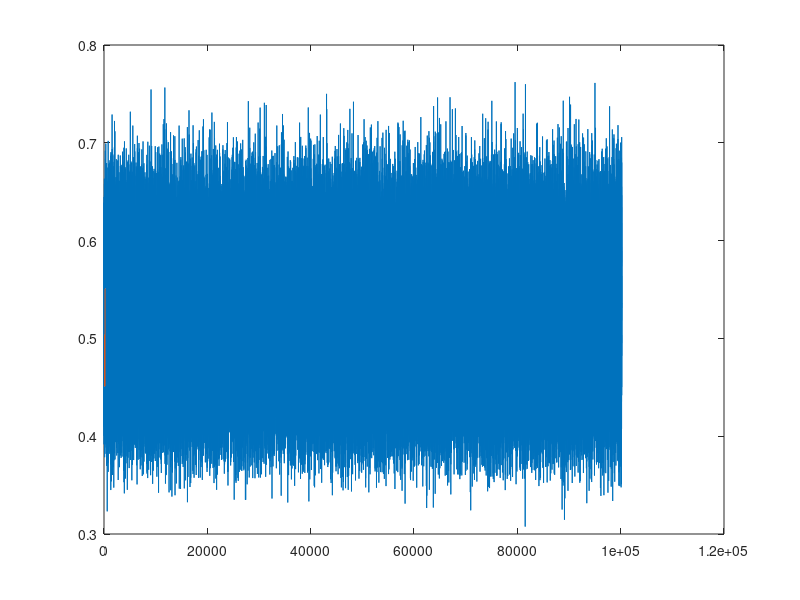

Recreate this plot in MATLAB.
rho_a = 0.7;rho_b = 0.6;rho_c = 0.8;

%%
nd = 32;
U  = orth(randn(nd,nd));
la = diag(exp(-rho_a*(0:nd-1)));   
Sa = U*la*U';
la = svd(Sa);
ga=la(1)/sum(la);

lb = diag(exp(-rho_b*(0:nd-1)));
Sb = U*lb*U';
lb = svd(Sb);
gb=lb(1)/sum(lb);

lc = diag(exp(-rho_c*(0:nd-1)));
Sc = U*lc*U';
lc = svd(Sc);
gc=lc(1)/sum(lc);
%% generate three 3 sessions of data
df = 32;
Gs = [];
for i=1:100000
    S = wishrnd(Sa,df);
    ls = svd(S);
    Gs = [Gs;ls(1)/sum(ls)];
end
for i=1:100
    S = wishrnd(Sb,df);
    ls = svd(S);
    Gs = [Gs;ls(1)/sum(ls)];
end
for i=1:100
    S = wishrnd(Sc,df);
    ls = svd(S);
    Gs = [Gs;ls(1)/sum(ls)];
end

true_g = [ga*ones(100,1);gb*ones(100,1);gc*ones(100,1)];
plot(Gs);hold on;plot(true_g);hold off

